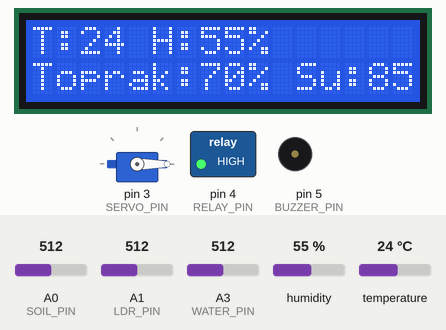
A sketch run on a simulated Arduino Uno, built with avr-gcc and run on an emulated ATmega328P. On the bench: servo, 16×2 character LCD, switched loads named in the sketch (green lamp = pin HIGH), buzzer (waves = sounding). The inputs (shaded band) are chosen by the test bench; at power-on: A0 (SOIL_PIN) = 512, A3 (WATER_PIN) = 512, humidity 55 %, temperature 24 °C, A1 (LDR_PIN) = 512. The modem accepts every AT command (registered, SIM ready, sends succeed) and sends nothing else; what the sketch prints to the serial monitor is not drawn.

Above: at 17.2 s.
17.3 s: A0 (SOIL_PIN) set to 793
At 22.3 s:
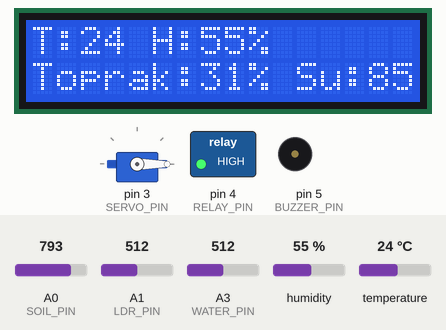
22.6 s: A0 (SOIL_PIN) set to 819
At 26.8 s:
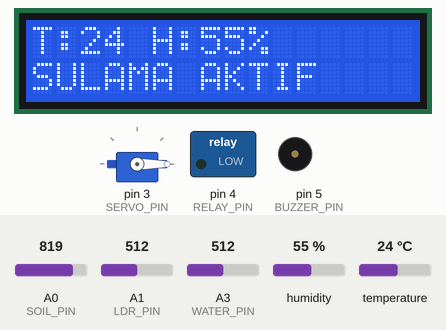
27.6 s: A3 (WATER_PIN) set to 65
33.7 s: A3 (WATER_PIN) set to 56
At 39.4 s:
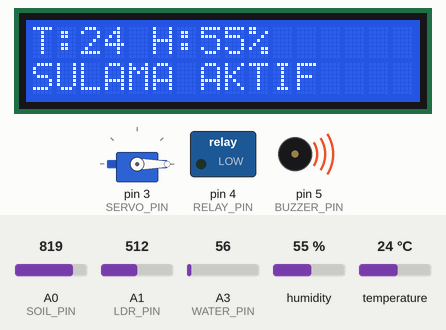
41.1 s: humidity set to 22 %
At 46.0 s:
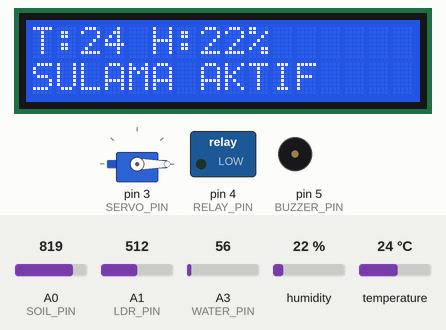
46.2 s: temperature set to 12 °C
At 53.2 s:
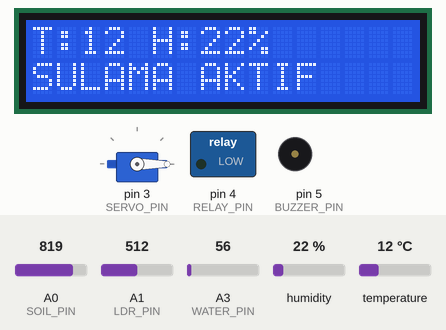
Timing chart, 0 to 54.3 s (numbered marks = the images above; inputs shaded):
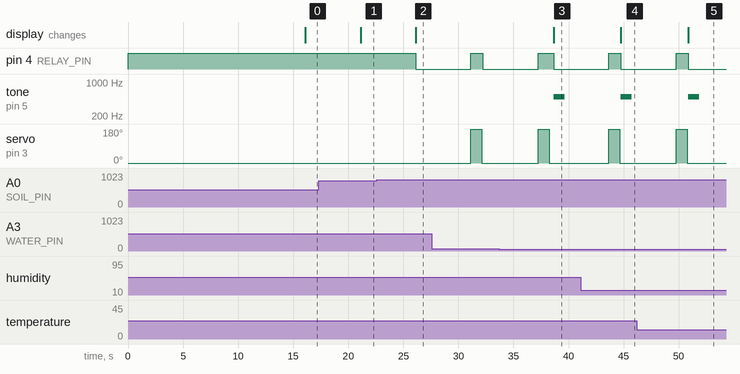

Measured:
- the behaviour switches between 806 and 807 on A0 (SOIL_PIN) (found by bisection; images 1 and 2)
- the behaviour switches between 60 and 59 on A3 (WATER_PIN) (found by bisection; images 2 and 3)
- after the input at 17.3 s, the display: changes after 3.8 s (image 1)
- after the input at 22.6 s, pin 4 (RELAY_PIN): HIGH → LOW after 3.5 s; the display: first changes after 3.5 s (image 2 shows a later state)
- after the input at 33.7 s, tone on pin 5 (BUZZER_PIN): silent → 500 Hz after 4.9 s, → silent 1.0 s later; the display: first changes after 4.9 s (image 3 shows a later state)
- after the input at 41.1 s, the display: changes after 3.7 s (image 4)
- after the input at 46.2 s, the display: changes after 4.7 s (image 5)

The sketch:

greenhouse-controller.ino
```cpp
// Ref: docs/malzemeler.md — Akilli Sera Prototipi (Faz 7)
// Entegre firmware: sensor okuma + otomatik sulama + MQTT + LCD + alarm
//
// Pin ozeti: docs/malzemeler.md#arduino-uno-r3
// Mimari: docs/mimari.md

#include <SoftwareSerial.h>
#include <LiquidCrystal.h>
#include <DHT.h>
#include <Servo.h>
#include "../../secrets.h"

// --- Pin tanimlari ---
#define DHT_PIN 2
#define SERVO_PIN 3
#define RELAY_PIN 4
#define BUZZER_PIN 5
#define TRIG_PIN 6
#define ECHO_PIN 7
#define SOIL_POWER 7
#define SOIL_PIN A0
#define LDR_PIN A1
#define LM35_PIN A2
#define WATER_PIN A3

#define ESP_RX 0
#define ESP_TX 1

// --- WiFi / MQTT (secrets.h) ---
const char* MQTT_BROKER = PC_IP_SABIT;
const char* DEVICE_ID = "greenhouse-01";

// --- Sulama kurallari ---
const int MOISTURE_THRESHOLD = 30;
const int PUMP_DURATION_MS = 5000;
const int TEMP_ALARM = 35;
const bool RELAY_ACTIVE_LOW = true;

// --- Nesneler ---
LiquidCrystal lcd(8, 9, 10, 11, 12, 13);
DHT dht(DHT_PIN, DHT11);
Servo valveServo;
SoftwareSerial esp(ESP_RX, ESP_TX);

unsigned long lastSensorRead = 0;
unsigned long lastMqttPublish = 0;
unsigned long lastStatusPublish = 0;
const unsigned long SENSOR_INTERVAL = 5000;
const unsigned long MQTT_INTERVAL = 30000;
const unsigned long STATUS_INTERVAL = 60000;

bool pumpRunning = false;
bool wifiConnected = false;

void setup() {
  pinMode(RELAY_PIN, OUTPUT);
  pinMode(BUZZER_PIN, OUTPUT);
  pinMode(SOIL_POWER, OUTPUT);
  pinMode(TRIG_PIN, OUTPUT);
  pinMode(ECHO_PIN, INPUT);

  deactivatePump();
  valveServo.attach(SERVO_PIN);
  valveServo.write(0);

  Serial.begin(9600);
  esp.begin(115200);
  dht.begin();
  lcd.begin(16, 2);
  lcd.print("Akilli Sera");
  lcd.setCursor(0, 1);
  lcd.print("Baslatiliyor...");

  initESP8266();

  Serial.println("=== Akilli Sera Controller ===");
  Serial.println("Ref: docs/malzemeler.md");
}

void initESP8266() {
  delay(1000);
  sendAT("AT+RST", 3000);
  sendAT("AT+CWMODE=1", 2000);
  String cmd = String("AT+CWJAP=\"") + WIFI_SSID + "\",\"" + WIFI_PASS + "\"";
  esp.println(cmd);
  waitESP(10000);
  wifiConnected = true;
  lcd.setCursor(0, 1);
  lcd.print("WiFi OK         ");
}

void loop() {
  unsigned long now = millis();

  if (now - lastSensorRead >= SENSOR_INTERVAL) {
    lastSensorRead = now;
    readAndDisplaySensors();
    checkIrrigation();
  }

  if (now - lastMqttPublish >= MQTT_INTERVAL) {
    lastMqttPublish = now;
    publishAllSensors();
  }

  if (now - lastStatusPublish >= STATUS_INTERVAL) {
    lastStatusPublish = now;
    publishStatus();
  }

  checkIncomingCommands();
  delay(50);
}

// --- Sensor okuma ---

int readSoilMoisture() {
  digitalWrite(SOIL_POWER, HIGH);
  delay(10);
  int raw = analogRead(SOIL_PIN);
  digitalWrite(SOIL_POWER, LOW);
  return map(constrain(raw, 300, 1023), 1023, 300, 0, 100);
}

int readWaterLevel() {
  int raw = analogRead(WATER_PIN);
  return map(constrain(raw, 0, 600), 0, 600, 0, 100);
}

void readAndDisplaySensors() {
  float temp = dht.readTemperature();
  float hum = dht.readHumidity();
  int soil = readSoilMoisture();
  int water = readWaterLevel();
  int light = analogRead(LDR_PIN);

  if (isnan(temp)) temp = 0;
  if (isnan(hum)) hum = 0;

  Serial.print("T:"); Serial.print(temp);
  Serial.print(" H:"); Serial.print(hum);
  Serial.print(" Toprak:"); Serial.print(soil);
  Serial.print(" Su:"); Serial.println(water);

  lcd.setCursor(0, 0);
  lcd.print("T:");
  lcd.print(temp, 0);
  lcd.print(" H:");
  lcd.print(hum, 0);
  lcd.print("%    ");
  lcd.setCursor(0, 1);
  lcd.print("Toprak:");
  lcd.print(soil);
  lcd.print("% Su:");
  lcd.print(water);
  lcd.print("%  ");

  if (temp > TEMP_ALARM) {
    tone(BUZZER_PIN, 1000, 500);
  }
  if (water < 10) {
    tone(BUZZER_PIN, 500, 1000);
  }
}

// --- Otomatik sulama ---

void checkIrrigation() {
  if (pumpRunning) return;

  int soil = readSoilMoisture();
  if (soil < MOISTURE_THRESHOLD) {
    Serial.println("OTOMATIK SULAMA BASLIYOR");
    runPump(PUMP_DURATION_MS);
    valveServo.write(180);
    delay(1000);
    valveServo.write(0);
  }
}

void runPump(int durationMs) {
  pumpRunning = true;
  activatePump();
  lcd.setCursor(0, 1);
  lcd.print("SULAMA AKTIF    ");
  delay(durationMs);
  deactivatePump();
  pumpRunning = false;
}

void activatePump() {
  digitalWrite(RELAY_PIN, RELAY_ACTIVE_LOW ? LOW : HIGH);
}

void deactivatePump() {
  digitalWrite(RELAY_PIN, RELAY_ACTIVE_LOW ? HIGH : LOW);
}

// --- MQTT (ESP8266 AT modu, basitlestirilmis) ---

void publishAllSensors() {
  float temp = dht.readTemperature();
  float hum = dht.readHumidity();
  int soil = readSoilMoisture();
  int light = analogRead(LDR_PIN);
  int water = readWaterLevel();

  if (!isnan(temp)) mqttPublish("temperature", temp, "C");
  if (!isnan(hum)) mqttPublish("humidity", hum, "%");
  mqttPublish("soil_moisture", soil, "%");
  mqttPublish("light", light, "raw");
  mqttPublish("water_level", water, "%");
}

void mqttPublish(const char* sensor, float value, const char* unit) {
  String topic = String("sera/") + DEVICE_ID + "/sensor/" + sensor;
  String payload = String("{\"value\":") + value + ",\"unit\":\"" + unit + "\"}";
  Serial.print("MQTT >> ");
  Serial.print(topic);
  Serial.print(" ");
  Serial.println(payload);
  // Gercek ortamda: PubSubClient veya ESP8266 Arduino core ile publish
}

void publishStatus() {
  String payload = String("{\"online\":") + (wifiConnected ? "true" : "false");
  payload += ",\"uptime\":" + String(millis() / 1000) + "}";
  Serial.print("MQTT status: ");
  Serial.println(payload);
}

void checkIncomingCommands() {
  static String buffer = "";
  while (esp.available()) {
    char c = esp.read();
    buffer += c;
    if (buffer.length() > 200) buffer = buffer.substring(buffer.length() - 100);

    if (buffer.indexOf("\"state\":\"on\"") >= 0) {
      int dur = 5;
      int idx = buffer.indexOf("\"duration\":");
      if (idx >= 0) dur = buffer.substring(idx + 11, idx + 13).toInt();
      if (dur <= 0) dur = 5;
      runPump(dur * 1000);
      buffer = "";
    } else if (buffer.indexOf("\"state\":\"off\"") >= 0) {
      deactivatePump();
      pumpRunning = false;
      buffer = "";
    }

    int angleIdx = buffer.indexOf("\"angle\":");
    if (angleIdx >= 0) {
      int angle = buffer.substring(angleIdx + 8, angleIdx + 11).toInt();
      valveServo.write(constrain(angle, 0, 180));
      buffer = "";
    }
  }
}

void sendAT(const char* cmd, int timeout) {
  esp.println(cmd);
  waitESP(timeout);
}

void waitESP(int timeout) {
  unsigned long start = millis();
  while (millis() - start < (unsigned long)timeout) {
    if (esp.available()) Serial.write(esp.read());
  }
}
```
